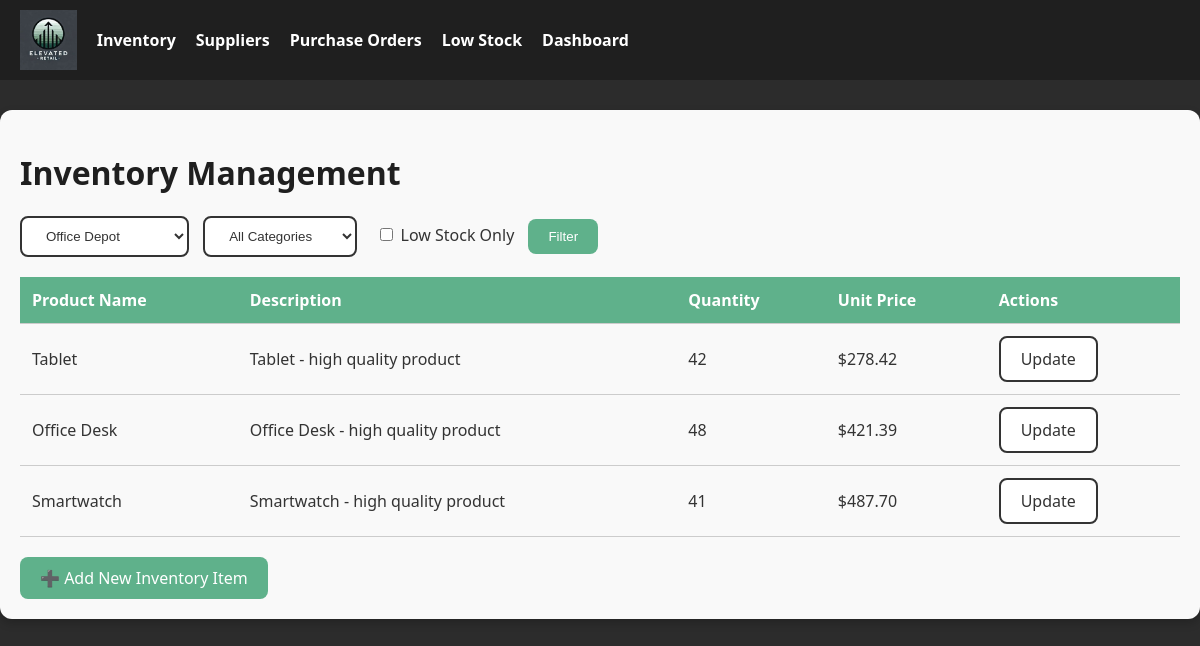
Page /inventory?supplier_id=2 on the committed database.
### models.py (models this page shows)
class Inventory(db.Model):
    __tablename__ = 'Inventory'
    Inventory_ID = db.Column(db.Integer, primary_key=True)
    Product_ID = db.Column(db.Integer, db.ForeignKey('Product.Product_ID'))
    Quantity = db.Column(db.Integer, default=0)
    Unit_Price = db.Column(db.Float)
    Deleted_At = db.Column(db.DateTime)

class Product(db.Model):
    __tablename__ = 'Product'
    Product_ID = db.Column(db.Integer, primary_key=True)
    Product_Name = db.Column(db.String(100), nullable=False)
    Product_Description = db.Column(db.Text)
    Category_ID = db.Column(db.Integer, db.ForeignKey('Product_Category.Category_ID'))
    Supplier_ID = db.Column(db.Integer, db.ForeignKey('Supplier.Supplier_ID'))
    Image_URL = db.Column(db.String(255))
    Deleted_At = db.Column(db.DateTime)
    category = db.relationship('ProductCategory', backref='products')
    supplier = db.relationship('Supplier', backref='products')
    inventory = db.relationship('Inventory', backref='product', uselist=False)

### routes.py (the view)
@inventory_bp.route('/inventory', methods=['GET'])
def get_inventory():
    supplier_id = request.args.get('supplier_id')
    category_id = request.args.get('category_id')
    low_stock = request.args.get('low_stock')
    query = Inventory.query.join(Product)
    if supplier_id:
        query = query.filter(Product.Supplier_ID == supplier_id)
    if category_id:
        query = query.filter(Product.Category_ID == category_id)
    if low_stock == '1':
        query = query.filter(Inventory.Quantity <= 10)
    inventory_list = query.all()
    suppliers = Supplier.query.all()
    categories = ProductCategory.query.all()
    return render_template('inventory.html',
                           inventory_list=inventory_list,
                           suppliers=suppliers,
                           categories=categories,
                           selected_supplier=int(supplier_id) if supplier_id else None,
                           selected_category=int(category_id) if category_id else None,
                           low_stock_filter=(low_stock == '1'))

### templates/inventory.html (shortened to what this page needs)
{% extends 'base.html' %}
{% block content %}
<h1>Inventory Management</h1>
<form method="get" action="{{ url_for('inventory.get_inventory') }}" style="margin-bottom: 20px;">
    <select name="supplier_id" class="btn-secondary">
        {% for supplier in suppliers %}
            <option value="{{ supplier.Supplier_ID }}" {% if selected_supplier == supplier.Supplier_ID %}selected{% endif %}>
                {{ supplier.Supplier_Name }}
            </option>
        {% endfor %}
    </select>
    <select name="category_id" class="btn-secondary" style="margin-left: 10px;">
        <option value="">All Categories</option>
    </select>
    <label style="margin-left: 15px;">
        <input type="checkbox" name="low_stock" value="1" {% if low_stock_filter %}checked{% endif %}>
        Low Stock Only
    </label>
    <button type="submit" class="btn-primary" style="margin-left: 10px;">Filter</button>
</form>
<table>
    <thead>
        <tr>
            <th>Product Name</th>
            <th>Description</th>
            <th>Quantity</th>
            <th>Unit Price</th>
            <th>Actions</th>
        </tr>
    </thead>
    <tbody>
        {% for item in inventory_list %}
        <tr>
            <td>{{ item.product.Product_Name }}</td>
            <td>{{ item.product.Product_Description }}</td>
            <td>{{ item.Quantity }}</td>
            <td>${{ '%.2f'|format(item.Unit_Price) }}</td>
            <td>
                <a href="{{ url_for('inventory.update_inventory_quantity', id=item.Inventory_ID) }}" class="btn-secondary">Update</a>
            </td>
        </tr>
        {% endfor %}
    </tbody>
</table>
<div style="margin-top: 20px;">
    <a href="{{ url_for('inventory.add_inventory_item') }}" class="btn-primary">➕ Add New Inventory Item</a>
</div>
{% endblock %}

### templates/base.html (style rules this page uses)
body { margin: 0; font-family: 'Segoe UI', Tahoma, Geneva, Verdana, sans-serif; background-color: #2c2c2c; color: #ffffff; }
.btn-primary { background-color: #5fb18b; color: white; padding: 10px 20px; border-radius: 8px; text-decoration: none; display: inline-block; border: none; cursor: pointer; }
.btn-secondary { background-color: white; color: #333333; padding: 10px 20px; border: 2px solid #333333; border-radius: 8px; text-decoration: none; display: inline-block; cursor: pointer; }
table { width: 100%; border-collapse: collapse; margin-top: 20px; }
th, td { padding: 12px; border-bottom: 1px solid #ccc; text-align: left; }
th { background-color: #5fb18b; color: white; }
h1, h2 { color: #1f1f1f; }

### rows in the picture
Inventory: product.Product_Name "Tablet", product.Product_Description "Tablet - high quality product", Quantity "42", Unit_Price "278.42"
Inventory: product.Product_Name "Office Desk", product.Product_Description "Office Desk - high quality product", Quantity "48", Unit_Price "421.39"
Inventory: product.Product_Name "Smartwatch", product.Product_Description "Smartwatch - high quality product", Quantity "41", Unit_Price "487.70"

### other values in the picture
form field supplier_id "Office Depot"
